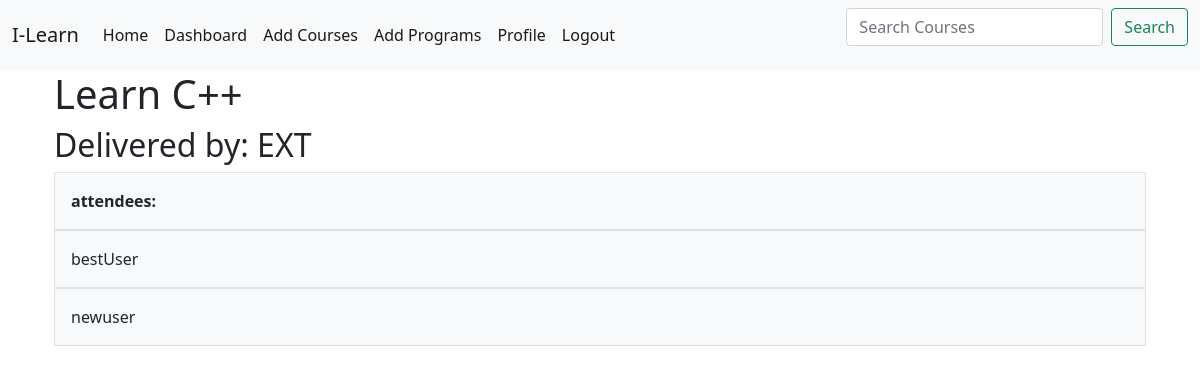
The page /course/10/ (signed in) on the database as committed earlier.
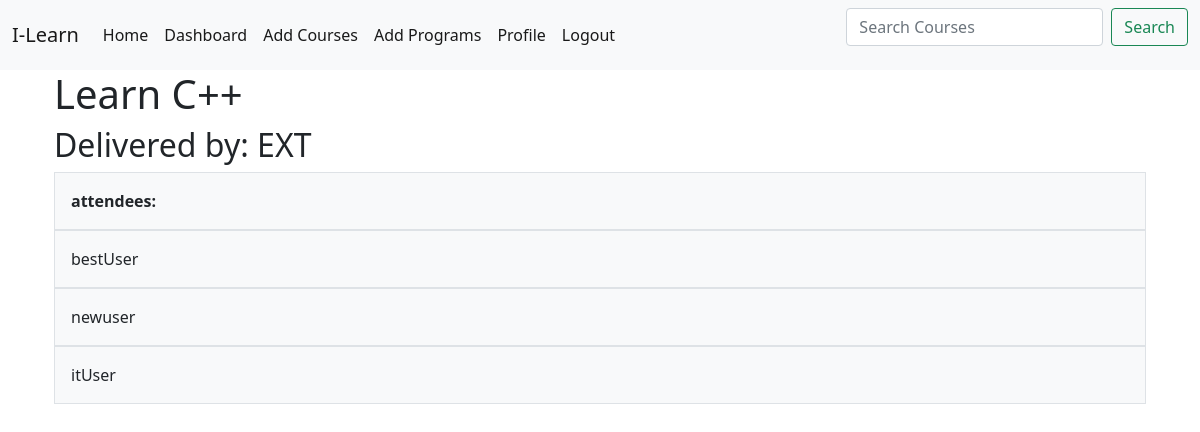
The same page on the database as committed later.
### booking/models.py (models this page shows, shortened)
class attendees(models.Model):
    courseNeededBy = [
        ('W1M', 'Within 1 Month'),
        ('1-3', '1-3 Months'),
        ('3-6', '3-6 Months'),
        ('6+M', '6+ Months'),
    ]
    statuses = [
        ('PEN', 'Pending'),
        ('APR', 'Approved'),
        ('REJ', 'Rejected'),
    ]
    user = models.ForeignKey(User, on_delete=models.CASCADE, related_name='user')
    role = models.CharField(max_length=100)
    course = models.ForeignKey(Course, on_delete=models.CASCADE)
    course_due = models.CharField(max_length=3, choices=courseNeededBy)
    your_development = models.CharField(max_length=3000)
    status = models.CharField(max_length=3, choices=statuses, default='PEN')

### booking/views.py (the view)
# urls.py: path('course/<int:pk>/', courses.as_view(), name='course'),
class courses(DetailView): #Using Django generic detail view, this handles lots of things, allows user to see details about a model eg. course
    model = Course
    template_name = 'booking/courses.html'
    def get_queryset(self):
        return Course.objects.all()
    def get_context_data(self, **kwargs):
        context = super(courses, self).get_context_data(**kwargs)
        context['attendees'] = attendees.objects.filter(course = self.object) #Getting a list of attendees that are related to the course instance
        return context

### booking/templates/booking/courses.html (shortened to what this page needs)
{% extends "booking/base.html" %}
{% block content %}
<div class="container px-4">
    <h1>{{course.courseName}}</h1>
    <h2>Delivered by: {{course.host}}</h2>
    <div class="row gx-5">
      <div class="col">
        <div class="p-3 border bg-light"><b>attendees:</b></div>
        {% for a in attendees %}
       <div class="p-3 border bg-light">{{a.user}}</div>
       {% endfor %}
      </div>
    </div>
</div>
{% endblock content %}

Rows that differ between the two databases and show on the page:
added attendees: user "itUser"
